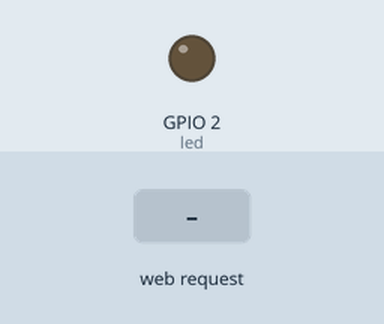
A program run on a simulated ESP32 board running MicroPython. Parts: output pins drawn as LEDs (lit = HIGH). The test bench sets the inputs (shaded band). WiFi joins after 1.5 s; what the program prints to the serial console is not drawn.

Above: at 5.7 s.
5.8 s: HTTP request GET /led_2_on received
At 6.4 s:
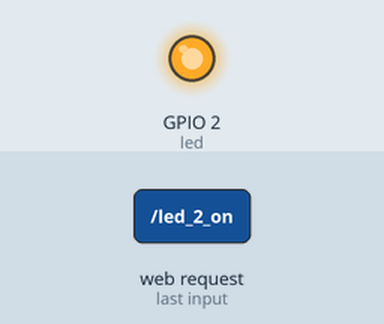
8.8 s: HTTP request GET /led_2_off received
At 9.9 s:
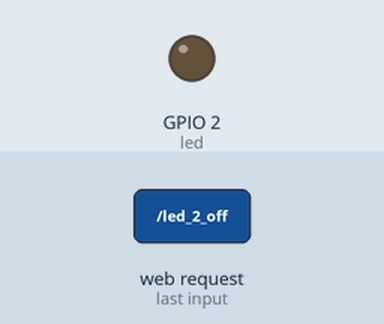
Timing chart, 0 to 11.8 s (numbered marks = the images above; inputs shaded):
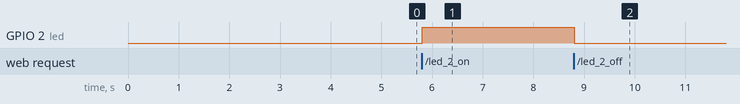

Measured:
- after the input at 5.8 s, GPIO 2 (led): LOW → HIGH at once
- after the input at 8.8 s, GPIO 2 (led): HIGH → LOW at once

The program:

main.py
```python
import json
import time

try:
  import usocket as socket
except:
  import socket

from machine import Pin
import network
import esp

esp.osdebug(None)

import gc
gc.collect()

ssid = 'Space_2G'
password = '13579236rQ'

station = network.WLAN(network.STA_IF)

station.active(True)
time.sleep(3)
station.connect(ssid, password)

while station.isconnected() == False:
  pass

print('Connection successful')
print(station.ifconfig())

led = Pin(2, Pin.OUT)

led_state = "OFF"
def web_page():
    html = """<html>

<head>
    <meta name="viewport" content="width=device-width, initial-scale=1">
    <link rel="stylesheet" href="https://use.fontawesome.com/releases/v5.7.2/css/all.css"
     integrity="sha384-fnmOCqbTlWIlj8LyTjo7mOUStjsKC4pOpQbqyi7RrhN7udi9RwhKkMHpvLbHG9Sr" crossorigin="anonymous">
    <style>
        html {
            font-family: Arial;
            display: inline-block;
            margin: 0px auto;
            text-align: center;
        }

        .button {
            background-color: #ce1b0e;
            border: none;
            color: white;
            padding: 16px 40px;
            text-align: center;
            text-decoration: none;
            display: inline-block;
            font-size: 16px;
            margin: 4px 2px;
            cursor: pointer;
        }

        .button1 {
            background-color: #000000;
        }
    </style>
</head>

<body>
    <h2>ESP MicroPython Web Server</h2>
    <p>LED state: <strong>""" + led_state + """</strong></p>
    <p>
        <i class="fas fa-lightbulb fa-3x" style="color:#c81919;"></i>
        <a href=\"?led_2_on\"><button class="button">LED ON</button></a>
    </p>
    <p>
        <i class="far fa-lightbulb fa-3x" style="color:#000000;"></i>
        <a id="led_off" onclick="mode()" ><button class="button button1">LED OFF</button></a>
        <script>
            function mode(){
                alert($('#led_off').text());
                params = {'name': 'loh'}
                $.ajax({
                    url: '/',
                    method: 'post',
                    data: params,
                    success: function (data) {
                        alert(data.answer);
                    }
                });
            }
        </script>
    </p>
<script src="https://ajax.googleapis.com/ajax/libs/jquery/3.5.1/jquery.min.js"></script>
    </p>
</body>

</html>"""
    return html

def json_data():
    data = {'answer': 'idi nahui'}
    return json.dumps(data)

s = socket.socket(socket.AF_INET, socket.SOCK_STREAM)
s.bind(('', 80))
s.listen(5)

while True:
    try:
        if gc.mem_free() < 102000:
            gc.collect()
        conn, addr = s.accept()
        conn.settimeout(3.0)
        print('Received HTTP GET connection request from %s' % str(addr))
        request = conn.recv(1024)
        conn.settimeout(None)
        request = str(request)
        print('Request Content = %s' % request)
        response = ''
        if 'POST' in request and 'loh' in request:
            response = json_data()
            conn.send('HTTP/1.1 200 OK\n')
            conn.send('Content-Type: application/json\n')
            conn.send('Connection: close\n\n')
        if 'GET' in request:
            if 'led_2_on' in request:
                print('LED ON -> GPIO2')
                led_state = "ON"
                led.on()
            if 'led_2_off' in request:
                print('LED OFF -> GPIO2')
                led_state = "OFF"
                led.off()
            response = web_page()
            conn.send('HTTP/1.1 200 OK\n')
            conn.send('Content-Type: text/html\n')
            conn.send('Connection: close\n\n')
        conn.sendall(response)
        conn.close()
    except OSError as e:
        conn.close()
        print('Connection closed')
```
